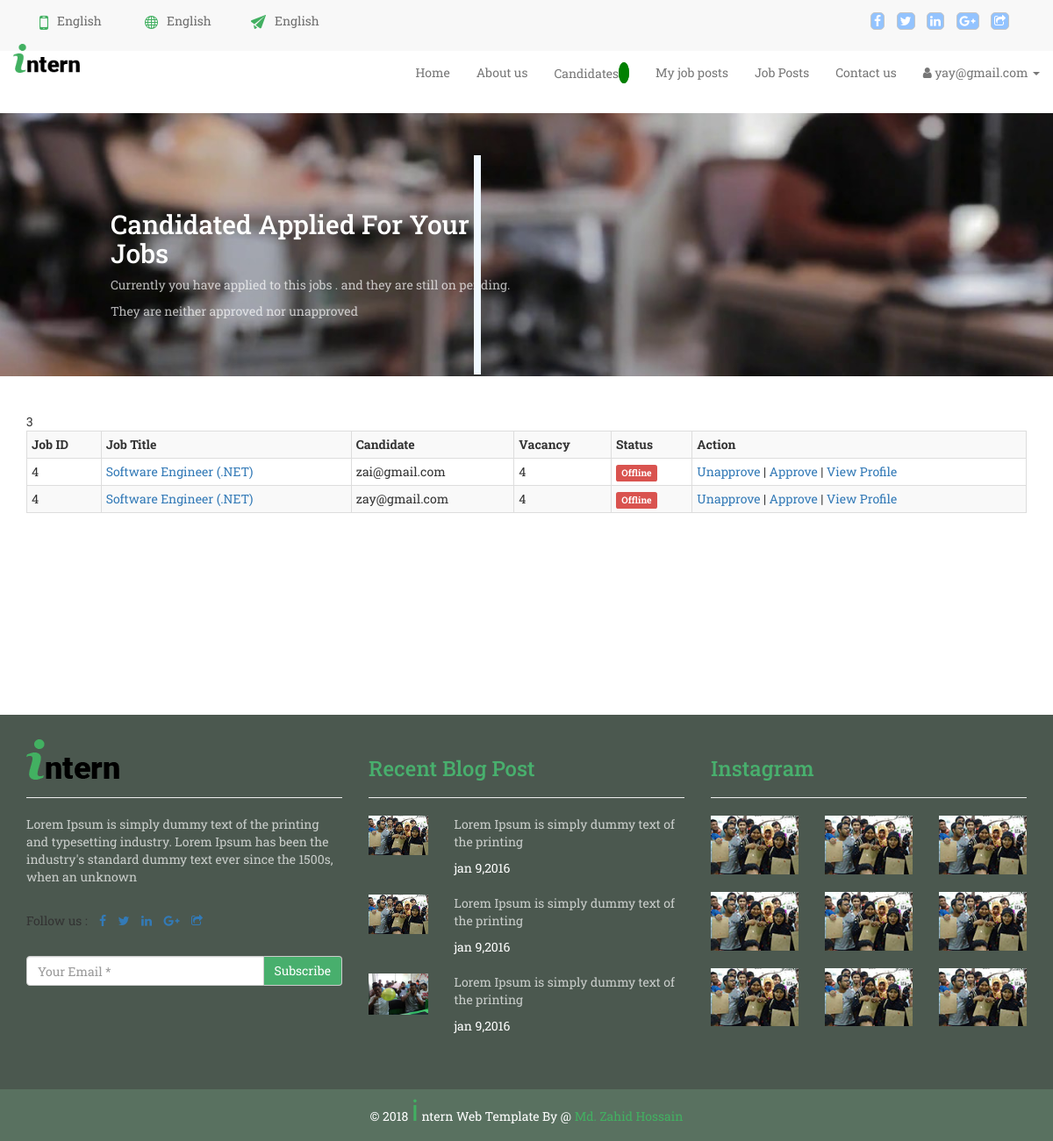
The app's page /candidates.php (signed in) with its own data.
### tables this page shows
CREATE TABLE `applicant` (
  `id` int(11) NOT NULL,
  `cMail` varchar(32) NOT NULL,
  `jobId` int(11) NOT NULL
);

CREATE TABLE `jobpost` (
  `id` int(11) NOT NULL,
  `title` text NOT NULL,
  `empId` int(11) NOT NULL,
  `companyName` varchar(32) NOT NULL,
  `vacancy` varchar(10) NOT NULL,
  `context` text NOT NULL,
  `description` text NOT NULL,
  `empStatus` varchar(10) NOT NULL,
  `eduRequirement` text NOT NULL,
  `expRequirement` text NOT NULL,
  `addRequirement` text NOT NULL,
  `jobLocation` text NOT NULL,
  `salary` int(10) NOT NULL,
  `degree` varchar(32) NOT NULL,
  `browseCatg` varchar(32) NOT NULL,
  `postTime` date NOT NULL,
  `expDate` date DEFAULT NULL,
  `deletedAt` timestamp NULL DEFAULT NULL
);

CREATE TABLE `candidate` (
  `cMail` varchar(100) NOT NULL,
  `cPass` text NOT NULL,
  `cName` varchar(32) NOT NULL,
  `cGender` text NOT NULL,
  `cMobile` int(11) NOT NULL,
  `cSkill` text,
  `cLogin` timestamp NOT NULL DEFAULT CURRENT_TIMESTAMP ON UPDATE CURRENT_TIMESTAMP,
  `cLogout` timestamp NOT NULL DEFAULT '0000-00-00 00:00:00',
  `cLastActivity` timestamp NOT NULL DEFAULT '0000-00-00 00:00:00',
  `cId` int(11) NOT NULL,
  `cDegree` varchar(32) NOT NULL,
  `cPresentAdd` text NOT NULL,
  `cPermanentAdd` text NOT NULL,
  `cDob` time NOT NULL,
  `cDeleteDate` timestamp NULL DEFAULT NULL
);

### candidates.php (the view, shortened to what this page needs)
<?php
include "includes/header.php";
include "includes/head.php";
include "includes/navbar.php";
?>
<div class="top_banner">
           <div class="col-sm-6 top_banner_left">
               <h2>Candidated Applied For Your Jobs</h2>
               <p>Currently you have applied to this jobs . and they are still on pending.</p>
               <p>They are neither approved nor unapproved</p>
           </div>
           <div class="col-sm-6"></div>
</div>
<div class="container">
<table class="table table-striped table-bordered table-condensed">
		<tr>
        <th>Job ID</th>
        <th>Job Title</th>
        <th>Candidate</th>
        <th>Vacancy</th>
        <th>Status</th>
        <th>Action</th>
		</tr>
    <?php
require "config.php";
    $status = '';
    $current_timestamp= strtotime(date('Y-m-d H:i:s') . '-10 sec');
    $current_timestamp = date('Y-m-d H:i:s' , $current_timestamp);
    $statement = "select * from employer where eMail = '$en' ";
    $result = mysqli_query($conn,$statement);
    if(mysqli_num_rows($result) > 0){
        while($row = mysqli_fetch_assoc($result)){
            $eId = $row['eId'];
            $query = "select * from jobpost where empId = '$eId' AND deletedAt is null order by id desc ";
            $output = mysqli_query($conn,$query);
            if(mysqli_num_rows($output) > 0){
                while($row = mysqli_fetch_assoc($output)){
                    $id = $row['id'];
                    $jobTitle =$row['title'];
                    $vacancy = $row['vacancy'];
                    $statement = "select * from applicant where jobId = '$id' ";
                    $result = mysqli_query($conn,$statement);
                    $count = mysqli_num_rows($result);
                    if($count > 0){
                        while($row = mysqli_fetch_assoc($result)){
                            $applicant_row_id = $row['id'];
                            $cMail = $row['cMail'];
                            $jobId = $row['jobId'];
                            $sub_query = "select * from candidate where cMail = '$cMail'";
                            $sub_result = mysqli_query($conn,$sub_query);
                            if(mysqli_num_rows($sub_result) > 0){
                                while($row = mysqli_fetch_assoc($sub_result)){
                                    $cLastActivity = $row['cLastActivity'];
                                    if($cLastActivity > $current_timestamp){
                                        $status = '<span class="label label-success"> Online </span>';
                                    }
                                    else{
                                        $status = '<span class="label label-danger"> Offline </span>';
                                    }
                            echo "<tr>";
                            echo "<td>".$jobId."</td>";
                            echo "<td> <a href=\"singleJob.php?id=$id\">$jobTitle</a> </td>";
                            echo "<td>".$row['cMail']."</td>";
                            echo "<td>".$vacancy."</td>";
                            echo "<td>".$status."</td>";
                            echo "<td><a href=\"../intern/employer/candidates_unapprove.php?id=$applicant_row_id\" onClick=\"return confirm('Are you sure you want to delete?')\">Unapprove</a> | <a href=\"../intern/employer/candidates_approve.php?jobId=".$id."&cMail=".$cMail."\">Approve</a> | <a href=\"candProfile.php?user=$cMail\">View Profile</a></td>";
                            echo "</tr>";
                                }
                            }
                        }
                    }
                }
            }
        }
    }
?>
        </table>
</div>
    <?php include "includes/last.php"; ?>
    <?php include "includes/footer.php"; ?>

### css/style.css (style rules this page uses)
body { font-family: 'Roboto Slab', serif; }
p { opacity: .7; }
.top_banner { background-image: url(../images/catgpic.jpg); background-color: #198a23; background-position: 0 100%; background-size: cover; background-repeat: no-repeat; min-height: 300px; overflow: hidden; margin-bottom: 3em; }
.top_banner_left { color: white; padding: 90px 9px 4px 9em; position: relative; }
.top_banner_left::after { content: ''; width: 0; height: 100%; position: absolute; bottom: -48px; left: 90%; border: 4px solid aliceblue; -moz-transform: skewX(10deg); transform: skewX(10deg)\; }

### records on screen
jobpost: title "Software Engineer (.NET)", vacancy "4"
applicant: jobId "4"
candidate: cMail "zai@gmail.com", shows "Offline"
applicant: jobId "4"
candidate: cMail "zay@gmail.com", shows "Offline"

### other values on screen
$en "yay@gmail.com"
